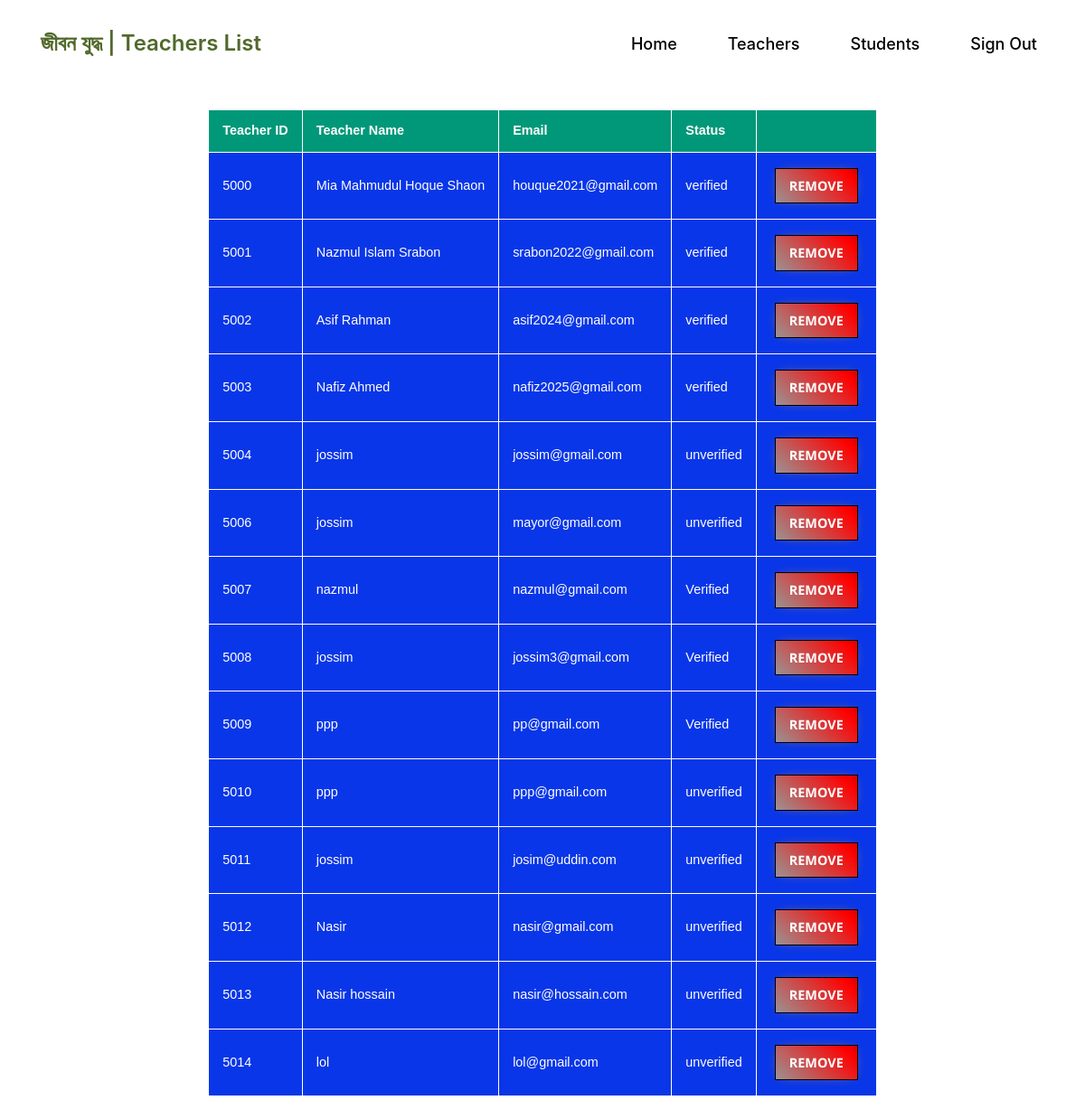
Page /viewTeacher.php on the earlier database version.
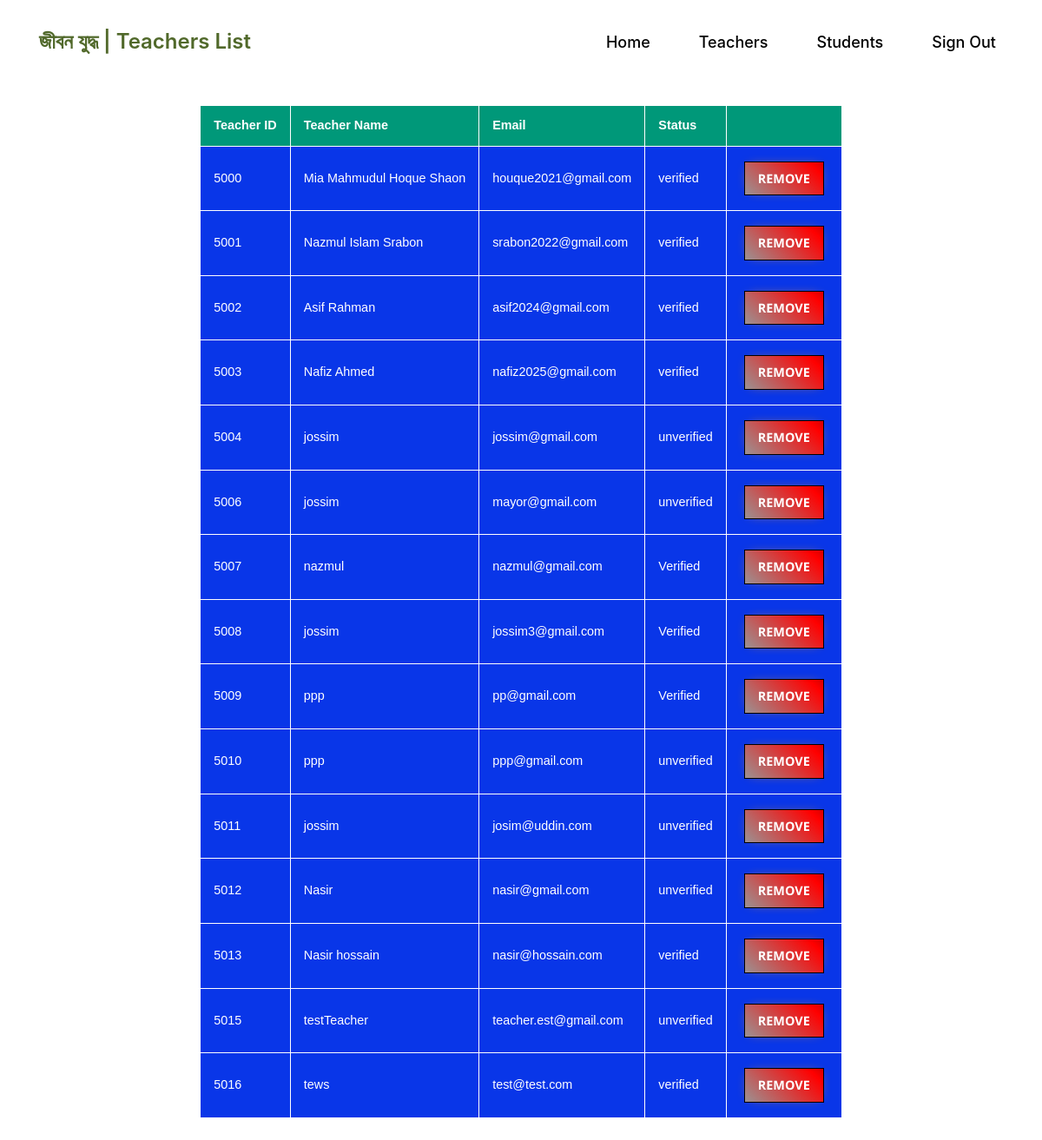
Same page on the later database version.
### tables this page shows
CREATE TABLE `teacher` (
  `T_ID` int(5) NOT NULL,
  `Name` varchar(30) NOT NULL,
  `Mail` varchar(30) DEFAULT NULL,
  `Ph_No` varchar(20) DEFAULT NULL,
  `Specialization` varchar(30) DEFAULT NULL,
  `Pass` varchar(30) NOT NULL,
  `status` varchar(15) NOT NULL
);

### viewTeacher.php (the view, shortened to what this page needs)
<?php
include('connect.php');
?>
<!DOCTYPE html>
<html lang="en">
<head>
    <link rel="stylesheet" href="https://stackpath.bootstrapcdn.com/bootstrap/4.5.2/css/bootstrap.min.css" />
    <link rel="stylesheet" type="text/css"
        href="https://stackpath.bootstrapcdn.com/font-awesome/4.7.0/css/font-awesome.min.css" />
    <link rel="stylesheet" type="text/css" href="css/owl.carousel.min.css" />
    <link rel="stylesheet" type="text/css" href="css/owl.theme.default.min.css" />
    <link rel="stylesheet" type="text/css" href="style2.css" />
</head>
<body>
    <header>
        <div class="overlay">
            <div class="container">
                <div class="row">
                    <div class="col-md-12">
                        <nav class="navbar navbar-expand-lg navbar-light">
                            <a class="navbar-brand" href="#">জীবন যুদ্ধ | Teachers List</a>
                            <div class="collapse navbar-collapse" id="navbarSupportedContent">
                                <ul class="navbar-nav ml-auto">
                                    <li class="nav-item active">
                                        <a class="nav-link" href="adminProfile.php">Home </a>
                                    </li>
                                    <li class="nav-item">
                                        <a class="nav-link" href="viewTeacher.php">Teachers</a>
                                    </li>
                                    <li class="nav-item">
                                        <a class="nav-link" href="viewStudent.php">Students</a>
                                    </li>
                                    <li class="nav-item">
                                        <a class="nav-link" id="s-out" href="index.php">Sign Out</a>
                                    </li>
                                </ul>
                            </div>
                        </nav>
                    </div>
                </div>
            </div>
            <table class="zigzag" id="tabl">
                <thead>
                    <tr>
                        <th class="headr"><b>Teacher ID</b></th>
                        <th class="headr"><b>Teacher Name</b></th>
                        <th class="headr"><b>Email</b></th>
                        <th class="headr"><b>Status</b></th>
                        <th class="headr"><b></b></th>
                    </tr>
                </thead>
                <tbody>
                    <?php
                      $query = "SELECT T_ID, Name, Mail, status FROM teacher WHERE 1";
                      $result = $conn->query($query); if ($result->num_rows > 0) {
                      while($row = $result->fetch_assoc()) { ?>
                    <tr>
                        <td><?php echo  $row["T_ID"]; ?></td>
                        <td><?php echo  $row["Name"]; ?></td>
                        <td><?php echo  $row["Mail"]; ?></td>
                        <td><?php echo  $row["status"]; ?></td>
                        <td>
                            <form method="post" action="viewTeacher.php">
                                <button id="button-88" type="submit">Remove</button>
                            </form>
                        </td>
                    </tr>
                    <?php
                      }
                      } else {
                      echo "No teacher available";
                      }
                      exit();
          ?>

### style2.css (style rules this page uses)
* { margin: 0; padding: 0; }
h1, h2, h3, h4, h5, h6, p, span, input, button { font-family: "Open Sans", sans-serif; }
a, a:hover { text-decoration: none; }
body { background: url(https://c4.wallpaperflare.com/wallpaper/24/23/796/portrait-display-vertical-pattern-digital-art-wallpaper-preview.jpg); background-size: cover; }
.navbar { padding: 25px 0; }
.nav-link { color: rgb(0, 0, 0) !important; font-size: 18px; font-weight: 500; margin-left: 40px; }
.navbar-brand { color: rgb(81, 105, 43) !important; font-weight: 600; font-size: 24px; }

### viewTeacher.php (style rules this page uses)
.headr { background-color: #009879; color: #ffffff; text-align: left; border: 1px solid black; }
.zigzag { margin: 25px 0; font-size: 0.9em; font-family: sans-serif; min-width: 400px; margin-left: auto; margin-right: auto; border: 1px solid black; }
.zigzag tbody tr { border-bottom: 1px solid #dddddd; }
.zigzag th, .zigzag td { padding: 12px 15px; border: 1px solid rgb(255, 255, 255); }
.zigzag td { background-color: rgb(9, 54, 232); color: #ffffff; }
#button-88 { margin: 5px; padding: 8px 15px; text-align: center; text-transform: uppercase; transition: 0.5s; background-size: 200% auto; color: white; display: block; border: 1px solid black; font-weight: 700; box-shadow: 0px 0px 14px -7px #f09819; background-image: linear-gradient(45deg, #9b9292 0%, #ff0000 51%, #000000 100%); cursor: pointer; user-select: none; -webkit-user-select: none; touch-action: manipulation; }

Differences in the rows shown:
removed teacher: T_ID "5014", Name "lol", Mail "lol@gmail.com", status "unverified"
changed teacher "Nasir hossain": status "unverified" → "verified"
added teacher: T_ID "5015", Name "testTeacher", Mail "teacher.est@gmail.com", status "unverified"
added teacher: T_ID "5016", Name "tews", Mail "test@test.com", status "verified"
